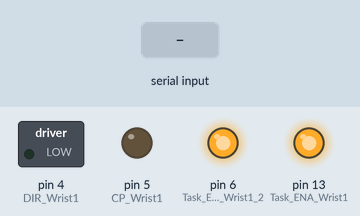
Simulated run of this sketch. Board: Arduino Uno, built with avr-gcc and run on an emulated ATmega328P. On the bench: switched loads named in the sketch (green lamp = pin HIGH), output pins drawn as LEDs (lit = HIGH). The test bench sets the inputs (shaded band).

Above: at 1.2 s.
1.3 s: "e90\n" received over Serial
At 2.1 s:
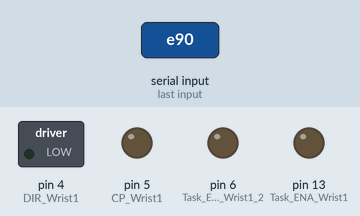
Timing chart, 0 to 4.3 s (numbered marks = the images above; inputs shaded):
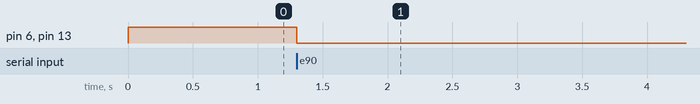

Measured:
- after the input at 1.3 s, pin 6 (Task_ENA_Wrist1_2), pin 13 (Task_ENA_Wrist1): HIGH → LOW at once

The sketch:

Wrist1_StepperAccelerationSerial.ino
```cpp
/********************SERIAL BUFFER**********************************/
/******************************************************************/
//a buffer to save digits
const int MaxChars=8;   // an int string contains up to 8 digits and is terminated
char strValue[MaxChars]; // must be big enough for digits and terminating null
int strValueIndex=0 ; // the index into the array storing the received digits
long lon_ReceivedMotorData=0;
long signedReceivedVale=1;

/*******************Timmer setup*************************************/
/********************************************************************/
//Acceleration control
volatile unsigned int AccelerationVal=50;
unsigned long decelerateStepPoint=9000;


#define bbs(x)  (1<<x)
 // Microstep=16; 1.8deg per step, one revolution = 3200steps
 // one revolution = 8mm. 3200 steps=8mm.
 // one timer tick = 1/2 period => 800 ticks per mm

// Prescaler = 64
//16Mhz/64=0.25Mhz 1/0.25=4us 4*10=40us =>
const uint8_t myTOP = 20;//max speed=15,
void setMyTimer2( ){
  cli();  // 禁止中斷
  TCCR2A = bbs(WGM21);  // CTC mode 2; Clear Timer on Compare, see p.158-162
  TCCR2B = bbs(CS22);  // Prescaler == 64; see p.162 in datasheet
  ///// 注意 WGM22 在 TCCR2B, 但 WGM21 與 WGM20 在 TCCR2A;
  ///// mode 由 WGM22, WGM21, WGM20 決定 (see datasheet p.158-162)
  OCR2A = myTOP;  // TOP count for CTC, 與 prescaler 有關
  TCNT2=0;  // counter 歸零
  TIMSK2 |= bbs(OCIE2A);  // enable CTC for TIMER2_COMPA_vect
  sei();  // 允許中斷
}


/************Wrist1 STEPPER SETUP****************/
/***************************************************/

// To indicate if stepper is working.
// If yes, True ; otherwise, False

volatile  unsigned long StepCounter_Wrist1=0;
volatile bool DirectionFlag_Wrist1=0;
volatile  unsigned long Wrist1Stepper_TotalSteps=0;
volatile bool Wrist1Stepper_WorkingFlag=false;
volatile  static bool sentFlag_Wrist1=false; //checking sent signal


const int CP_Wrist1  =  5;
const int DIR_Wrist1 =  4;
const int Task_ENA_Wrist1 =  13;
const int Task_ENA_Wrist1_2 =  6;
const int AutoCaliButtonPin = 3;     // the number of the pushbutton pin

// setting Wrist1 stepper driver
void setup_Wrist1Stepper(){
  pinMode(Task_ENA_Wrist1, OUTPUT);
  pinMode(Task_ENA_Wrist1_2, OUTPUT);

  pinMode(DIR_Wrist1, OUTPUT);
  pinMode(CP_Wrist1,OUTPUT);
  pinMode(AutoCaliButtonPin, INPUT);

  digitalWrite(Task_ENA_Wrist1, HIGH);
  digitalWrite(Task_ENA_Wrist1_2, HIGH);
  }


void UpperArmGivenSteps( unsigned long steps,bool Step_direction){

  digitalWrite(Task_ENA_Wrist1, LOW); //Enable sign
  digitalWrite(Task_ENA_Wrist1_2, LOW); //Enable sign
  Wrist1Stepper_WorkingFlag=true;
  DirectionFlag_Wrist1=Step_direction;
  Wrist1Stepper_TotalSteps=steps+Wrist1Stepper_TotalSteps;
  }

  void AutoCalibration(){
    //Telling main controller finished to caliration

    // if finished to
    if(digitalRead(AutoCaliButtonPin)==HIGH)
  {


    sentFlag_Wrist1=true;
   //Reset parameters
    StepCounter_Wrist1=0;
    Wrist1Stepper_TotalSteps=0;
    Wrist1Stepper_WorkingFlag=false;
  }


  }

  void UpperArmStepper_ISR(){
  static boolean outputPulse=HIGH;
  digitalWrite(DIR_Wrist1, DirectionFlag_Wrist1);  //Determin direction

  //AutoCalibration();

  //determing the task is finished,yes,reset variables
  if((StepCounter_Wrist1==Wrist1Stepper_TotalSteps)||(Wrist1Stepper_WorkingFlag==false)){
   if((StepCounter_Wrist1==Wrist1Stepper_TotalSteps)&&(Wrist1Stepper_TotalSteps!=0)){
   sentFlag_Wrist1=true;
   }

    //Reset parameters
    StepCounter_Wrist1=0;
    Wrist1Stepper_TotalSteps=0;
    Wrist1Stepper_WorkingFlag=false;

    return; // task finished
    }

  // if not finished task, flip output
  Wrist1Stepper_WorkingFlag=true; // to indicate the stepper is still working
  StepCounter_Wrist1++;
  digitalWrite(CP_Wrist1,outputPulse);
  outputPulse=!outputPulse;
  }

///// Interrupt Service Routine for TIMER2
ISR(TIMER2_COMPA_vect)
{
  Acceleration_UpperArmStepper_ISR();
}

//Converting string to long
long convStrToLong(){
      long   output_val;
  //converting to long
      unsigned int maxIndex=strValueIndex-1;
      for(int i=0;i<=maxIndex;i++){

        lon_ReceivedMotorData=pow(10,maxIndex-i )*double(strValue[i]-'0')+lon_ReceivedMotorData;
      }
      lon_ReceivedMotorData=signedReceivedVale*lon_ReceivedMotorData;
      output_val=lon_ReceivedMotorData;

      ClearSerialBuffer();

  return output_val;
}


/***********serial communication*******************/
/**************************************************/
void SerialCommunication(){
  if( Serial.available())
    {
      char ch = Serial.read();
      if(strValueIndex <=
          MaxChars && ch >= '0' && ch <= '9'){


          // add the ASCII character to the string;
          strValue[strValueIndex++] = ch;
       }
       else if(ch=='-'||ch=='+'){
            if(ch=='-'){
            signedReceivedVale=-1;
            }
            else{
            signedReceivedVale=1;
            }
      }
      else if(ch == 'e' ) {
        ControlSteppersBySerial();
      }
      else {
        //clear buffer,reset
        ClearSerialBuffer();

      }


   }
}

void ClearSerialBuffer(){
  signedReceivedVale=1;
      lon_ReceivedMotorData=0;
      strValueIndex=0;
      for (int i=0;i<MaxChars;i++){
        strValue[i]=' ';
        }
}

///////////////////////////Accelerating Control
/////////////////////////////////////////////////////////////////////////////////////


void Acceleration_Alg(unsigned long TargetSteps,unsigned long CurrentSteps, long CurrentTargetStepDiff){
      //Check if need to reset speed
      OCR2A = myTOP;

      if((CurrentSteps<=decelerateStepPoint)&&(CurrentSteps<=TargetSteps/2)){
        OCR2A =  myTOP+(decelerateStepPoint-CurrentSteps)/AccelerationVal;
      }

      if((CurrentTargetStepDiff<=decelerateStepPoint)&&(CurrentSteps>TargetSteps/2)){
       OCR2A = myTOP+((decelerateStepPoint-(TargetSteps-CurrentSteps))/AccelerationVal);
     }
}


void Acceleration_UpperArmStepper_ISR(){
  unsigned long CurrentTargetStepsDiffer=Wrist1Stepper_TotalSteps-StepCounter_Wrist1;
  Acceleration_Alg(Wrist1Stepper_TotalSteps,StepCounter_Wrist1,CurrentTargetStepsDiffer);
  UpperArmStepper_ISR();
}

void setup()
{
  Serial.begin(9600);
  setMyTimer2( );

  //Setup UpperArmStepper
  setup_Wrist1Stepper();
}


void loop()
{
    /*
  if(digitalRead(AutoCaliButtonPin)==LOW)
  {
  Serial.print("low");
  }
  else{
    Serial.println("high");
  }

  delay(100);
  */
  SerialCommunication();
  StepperWorkingCheck();

}


/*************for stepper****************/

//if finished working,send serial a flag
void StepperWorkingCheck(){

   if(sentFlag_Wrist1==true){
     sentFlag_Wrist1=false;
     digitalWrite(Task_ENA_Wrist1, HIGH);
     digitalWrite(Task_ENA_Wrist1_2, HIGH);
   }

  }


// serial control steppers
void ControlSteppersBySerial(){
      bool s_direction=0;
      // use atoi to convert the string to an int

      long numSteps = convStrToLong();

      if(numSteps>0){
        s_direction=1;
      }else{
        s_direction=0;
      }
      numSteps=abs(numSteps);
      UpperArmGivenSteps(numSteps,s_direction);

}
```
